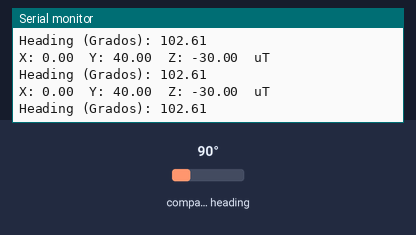
Bench run of a sketch on a simulated Arduino Uno, built with avr-gcc and run on an emulated ATmega328P. Shown: the last lines printed to the serial monitor. The test bench sets the inputs (shaded band); at power-on: compass heading 90°.

Above: at 1.3 s.
1.4 s: compass heading set to 7°
At 1.9 s:
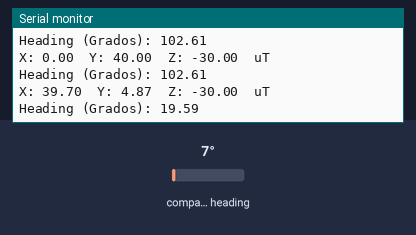
2.9 s: compass heading set to 180°
At 3.4 s:
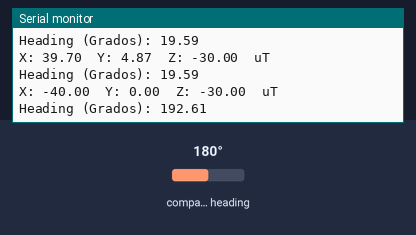
Timing chart, 0 to 5.9 s (numbered marks = the images above; inputs shaded):
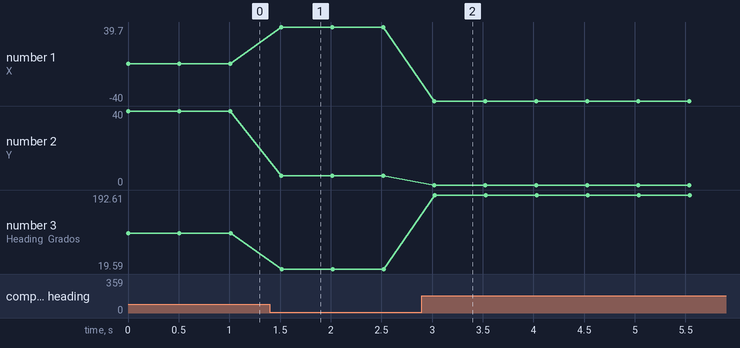

The sketch:

hmc5883l_sensor.ino
```cpp
#include <Wire.h>
#include <Adafruit_Sensor.h>
#include <Adafruit_HMC5883_U.h>

/* Asigna un ID unico al sensor */
Adafruit_HMC5883_Unified mag = Adafruit_HMC5883_Unified(12345);

void setup(void) {
  Serial.begin(115200);

  // Iniciar sensor
  if(!mag.begin()) {
    Serial.println("Ooops, no se detecto el HMC5883L ... revisa tus conexiones!");
    while(1);
  }
}

void loop(void) {
  sensors_event_t event;
  mag.getEvent(&event);

  // Mostrar datos del magnetometro en micro-Teslas (uT)
  Serial.print("X: "); Serial.print(event.magnetic.x); Serial.print("  ");
  Serial.print("Y: "); Serial.print(event.magnetic.y); Serial.print("  ");
  Serial.print("Z: "); Serial.print(event.magnetic.z); Serial.print("  ");Serial.println("uT");

  // Calcular el "heading" (direccion)
  float heading = atan2(event.magnetic.y, event.magnetic.x);

  // Compensar la declinacion (ej: 0.22 para tu area, ajusta segun sea necesario)
  float declinationAngle = 0.22;
  heading += declinationAngle;

  // Corregir si sobrepasa los 360 grados
  if(heading < 0)
    heading += 2*PI;
  if(heading > 2*PI)
    heading -= 2*PI;

  // Convertir a grados
  float headingDegrees = heading * 180/M_PI;

  Serial.print("Heading (Grados): "); Serial.println(headingDegrees);

  delay(500);
}
```

Measured:
- after the input at 1.4 s, the serial monitor: prints a new line after 0.11 s (image 1)
- after the input at 2.9 s, the serial monitor: prints a new line after 0.12 s (image 2)
- plotted number 1: 0 → 39.7 after the input at 1.4 s, 39.7 → -40 after the input at 2.9 s
- plotted number 2: 40 → 4.87 after the input at 1.4 s
- plotted number 3: 102.61 → 19.59 after the input at 1.4 s, 19.59 → 192.61 after the input at 2.9 s
